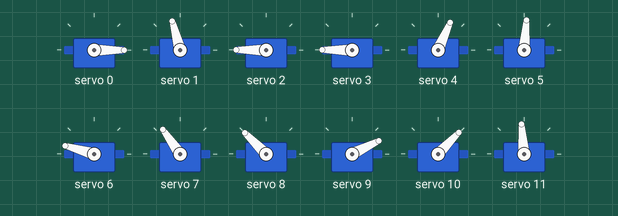
This sketch was run on a simulated Arduino Uno, built with avr-gcc and run on an emulated ATmega328P. Shown: 12 × servo.

Above: at 0.2 s.
At 10.2 s:
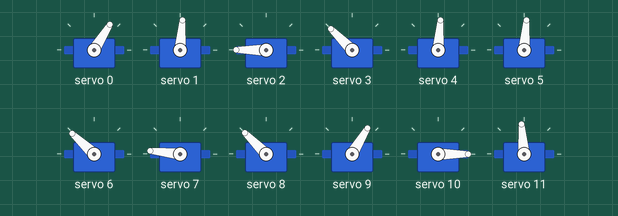
Timing chart, 0 to 13.2 s (numbered marks = the images above):
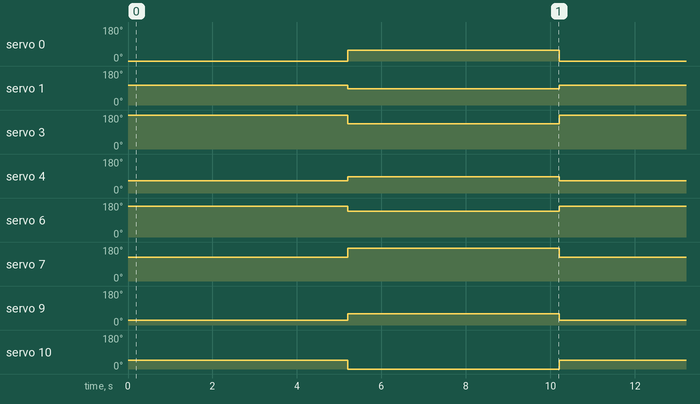

The sketch:

Cerberus.ino
```cpp
#include <Servo.h>
#include <Adafruit_PWMServoDriver.h>

Adafruit_PWMServoDriver pwm = Adafruit_PWMServoDriver();

#define SERVO_FREQ 60  // Analog servos run at ~50 Hz updates

#define FR_ARM 0
#define FR_ELBOW 1
#define FR_SHOULDER 2

#define FL_ARM 3
#define FL_ELBOW 4
#define FL_SHOULDER 5

#define BL_ARM 6
#define BL_ELBOW 7
#define BL_SHOULDER 8

#define BR_ARM 9
#define BR_ELBOW 10
#define BR_SHOULDER 11

int LIMITS[12][2] = {
  { 110, 450 },  // 0:  FR_ARM
  { 400, 300 },  // 1:  FR_ELBOW
  { 600, 150 },  // 2:  FR_SHOULDER

  { 650, 300 },  // 3:  FL_ARM
  { 300, 400 },  // 4:  FL_ELBOW
  { 350, 110 },  // 5:  FL_SHOULDER

  { 550, 300 },  // 6:  BL_ARM
  { 450, 600 },  // 7:  BL_ELBOW
  { 475, 110 },  // 8:  BL_SHOULDER

  { 200, 500 },  // 9:  BR_ARM
  { 250, 100 },  // 10: BR_ELBOW
  { 375, 110 }   // 11: BR: SHOULDER
};

void setup() {
  Serial.begin(9600);
  pwm.begin();
  pwm.setOscillatorFrequency(27000000);
  pwm.setPWMFreq(SERVO_FREQ);  // Analog servos run at ~50 Hz updates
  delay(10);

  for (int i = 0; i < 16; i++) {
    drive(i, 0);
    delay(10);
  }
}

void loop() {
  prone();
  delay(5000);
  stand();
  delay(5000);
}

void drive(long servoID, long degree) {
  degree = constrain(degree, 0, 180);
  long minPulse = LIMITS[servoID][0];
  long maxPulse = LIMITS[servoID][1];

  // Invert servos with flipped mins and lows
  if (minPulse > maxPulse) {
    degree = 180 - degree;
    minPulse = LIMITS[servoID][1];
    maxPulse = LIMITS[servoID][0];
  }

  long pulse = map(degree, 0, 180, minPulse, maxPulse);
  pwm.setPWM(servoID, 0, pulse);
}

void driveShoulders(long degree) {
  drive(FL_SHOULDER, degree);
  drive(FR_SHOULDER, degree);
  drive(BL_SHOULDER, degree);
  drive(BR_SHOULDER, degree);
}

void driveArms(long degree) {
  drive(FL_ARM, degree);
  drive(FR_ARM, degree);
  drive(BL_ARM, degree);
  drive(BR_ARM, degree);
}

void driveElbows(long degree) {
  drive(FL_ELBOW, degree);
  drive(FR_ELBOW, degree);
  drive(BL_ELBOW, degree);
  drive(BR_ELBOW, degree);
}

void prone() {
  drive(FL_ARM, 0);
  drive(FL_ELBOW, 0);
  drive(FL_SHOULDER, 0);

  drive(FR_ARM, 0);
  drive(FR_ELBOW, 0);
  drive(FR_SHOULDER, 0);

  drive(BL_ARM, 0);
  drive(BL_ELBOW, 0);
  drive(BL_SHOULDER, 0);

  drive(BR_ARM, 0);
  drive(BR_ELBOW, 0);
  drive(BR_SHOULDER, 0);
}

void stand() {
  drive(FL_ARM, 90);
  drive(FL_ELBOW, 90);
  drive(FL_SHOULDER, 0);

  drive(FR_ARM, 90);
  drive(FR_ELBOW, 90);
  drive(FR_SHOULDER, 0);

  drive(BL_ARM, 50);
  drive(BL_ELBOW, 150);
  drive(BL_SHOULDER, 0);

  drive(BR_ARM, 50);
  drive(BR_ELBOW, 150);
  drive(BR_SHOULDER, 0);
}
```

Measured:
- by itself, servo 0: alternates 58° for 5.0 s and 0° for 5.0 s
- by itself, servo 1: alternates 105° for 5.0 s and 85° for 5.0 s
- by itself, servo 3: alternates 180° for 5.0 s and 135° for 5.0 s
- by itself, servo 4: alternates 85° for 5.0 s and 66° for 5.0 s
- by itself, servo 6: alternates 164° for 5.0 s and 137° for 5.0 s
- by itself, servo 7: alternates 174° for 5.0 s and 125° for 5.0 s
- by itself, servo 9: alternates 59° for 5.0 s and 26° for 5.0 s
- by itself, servo 10: alternates 46° for 5.0 s and 0° for 5.0 s
